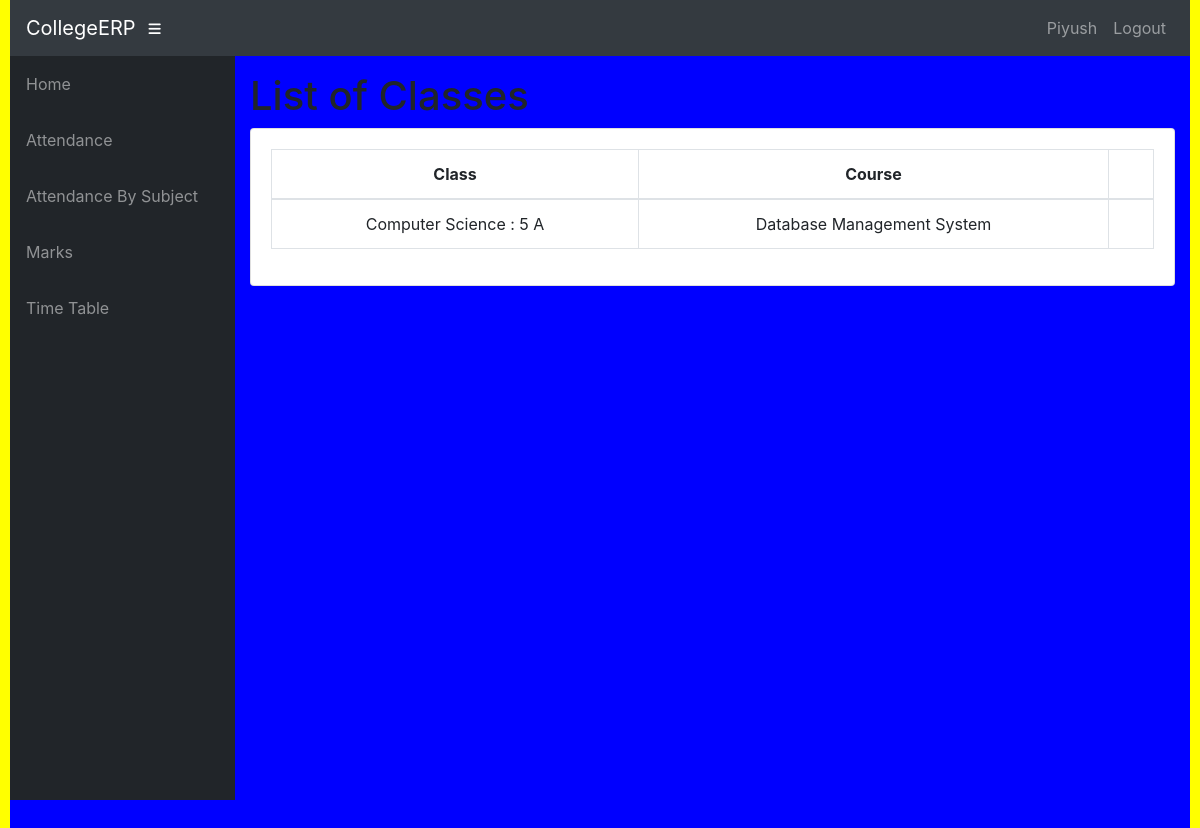
/teacher/CS01/4/Classes/ (signed in), run on the app's committed database.
### info/models.py (models this page shows, shortened)
class User(AbstractUser):
    @property
    def is_student(self):
        if hasattr(self, 'student'):
            return True
        return False

class Student(models.Model):
    user = models.OneToOneField(User, on_delete=models.CASCADE, null=True)
    class_id = models.ForeignKey(Class, on_delete=models.CASCADE, default=1)
    USN = models.CharField(primary_key='True', max_length=100)
    name = models.CharField(max_length=200)
    sex = models.CharField(max_length=50, choices=sex_choice, default='Male')
    DOB = models.DateField(default='1998-01-01')

class Assign(models.Model):
    class_id = models.ForeignKey(Class, on_delete=models.CASCADE)
    course = models.ForeignKey(Course, on_delete=models.CASCADE)
    teacher = models.ForeignKey(Teacher, on_delete=models.CASCADE)
    class Meta:
        unique_together = (('course', 'class_id', 'teacher'),)

class Class(models.Model):
    id = models.CharField(primary_key='True', max_length=100)
    dept = models.ForeignKey(Dept, on_delete=models.CASCADE)
    section = models.CharField(max_length=100)
    sem = models.IntegerField()
    class Meta:
        verbose_name_plural = 'classes'
    def __str__(self):
        d = Dept.objects.get(name=self.dept)
        return '%s : %d %s' % (d.name, self.sem, self.section)

class Dept(models.Model):
    id = models.CharField(primary_key='True', max_length=100)
    name = models.CharField(max_length=200)
    def __str__(self):
        return self.name

class Course(models.Model):
    dept = models.ForeignKey(Dept, on_delete=models.CASCADE)
    id = models.CharField(primary_key='True', max_length=50)
    name = models.CharField(max_length=50)
    shortname = models.CharField(max_length=50, default='X')
    def __str__(self):
        return self.name

### info/views.py (the view)
# urls.py: path('teacher/<slug:teacher_id>/<int:choice>/Classes/', views.t_clas, name='t_clas'),
@login_required
def t_clas(request, teacher_id, choice):
    teacher1 = get_object_or_404(Teacher, id=teacher_id)
    return render(request, 'info/t_clas.html', {'teacher1': teacher1, 'choice': choice})

### info/templates/info/t_clas.html (shortened to what this page needs)
{% extends 'info/base.html' %}
{% block content %}
    <h1>List of Classes</h1>
    <div class="card mb-3">
            <div class="card-body">
              <div class="table-responsive">
                <table class="table table-bordered text-center" id="dataTable" width="100%" cellspacing="0">
                  <thead>
                    <tr>
                        <th>Class</th>
                        <th>Course</th>
                        <th></th>
                    </tr>
                  </thead>
                  <tbody>
                    {% for ass in teacher1.assign_set.all %}
                    <tr>
                        <td>{{ ass.class_id }}</td>
                        <td>{{ ass.course }}</td>
                        <td>
                        </td>
                    </tr>
                    {% empty %}
                            <p>teacher has no courses</p>
                    {% endfor %}
                  </tbody>
                </table>
              </div>
    </div>
{% endblock %}

### info/templates/info/base.html (shortened to what this page needs)
<!DOCTYPE html>
<html lang="en">
  <head>
      {% load static %}
    <link href="{% static '/info/bootstrap/vendor/bootstrap/css/bootstrap.css' %}" rel="stylesheet">
    <link href="{% static '/info/bootstrap/vendor/fontawesome-free/css/all.min.css' %}" rel="stylesheet" type="text/css">
    <link href="{% static '/info/bootstrap/vendor/datatables/dataTables.bootstrap4.css' %}" rel="stylesheet">
    <link href="{% static '/info/bootstrap/css/sb-admin.css' %}" rel="stylesheet">
  </head>
  <body id="page-top">
    <nav class="navbar navbar-expand navbar-dark bg-dark static-top">
      <a class="navbar-brand mr-1" href="{% url 'index' %}">CollegeERP</a>
      <button class="btn btn-link btn-sm text-white order-1 order-sm-0" id="sidebarToggle" href="#">
        <i class="fas fa-bars"></i>
      </button>
        <div class="collapse navbar-collapse" id="navbarResponsive">
          <ul class="navbar-nav ml-auto">
            <li class="nav-item">
                {% if request.user.is_student %}
                    <a class="nav-link text-capitalize">{{ request.user.student.name }}</a>
                {% elif request.user.is_teacher %}
                    <a class="nav-link text-capitalize">{{ request.user.teacher.name }}</a>
                {% endif %}
            </li>
            <li class="nav-item">
                <a class="nav-link" href="#" data-toggle="modal" data-target="#logoutModal">Logout</a>
            </li>
          </ul>
        </div>
    </nav>
    <div id="wrapper">
      <ul class="sidebar navbar-nav">
            <li class="nav-item">
              <a class="nav-link" href="{% url 'index' %}">
                <span>Home</span>
              </a>
            </li>
        {% if request.user.is_student %}
            <li class="nav-item">
              <a class="nav-link" href="{% url 'attendance' request.user.student.USN %}">
                <span>Attendance</span>
              </a>
            </li>
            <li class="nav-item">
              <a class="nav-link" href="{% url 'attendance' request.user.student.USN %}">
                <span>Attendance By Subject</span>
              </a>
            </li>
            <li class="nav-item">
              <a class="nav-link" href="{% url 'marks_list' request.user.student.USN %}">
                <span>Marks</span>
              </a>
            </li>
              <li class="nav-item">
              <a class="nav-link" href="{% url 'timetable' request.user.student.class_id_id %}">
                <span>Time Table</span>
              </a>
            </li>
        {% endif %}
      </ul>
      <div id="content-wrapper">
        <div class="container-fluid">
            {% block content %}
            {% endblock %}
        </div>
      </div>
    </div>
  </body>
</html>

### data on the page
User: user.student.name "Piyush"
Assign: class_id "Computer Science : 5 A", course "Database Management System"
